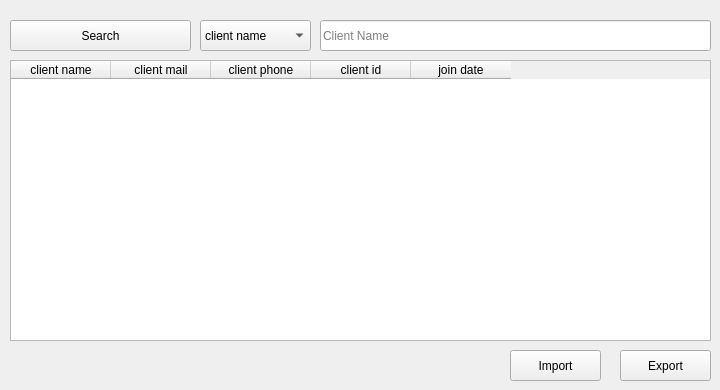
      <widget class="QWidget" name="tab_13">
       <property name="font">
        <font>
         <family>Segoe UI</family>
        </font>
       </property>
       <attribute name="title">
        <string>All Cients</string>
       </attribute>
       <widget class="QPushButton" name="pushButton_14">
        <property name="geometry">
         <rect>
          <x>10</x>
          <y>20</y>
          <width>181</width>
          <height>31</height>
         </rect>
        </property>
        <property name="font">
         <font>
          <family>Segoe UI</family>
         </font>
        </property>
        <property name="text">
         <string>Search</string>
        </property>
       </widget>
       <widget class="QLineEdit" name="lineEdit_11">
        <property name="geometry">
         <rect>
          <x>320</x>
          <y>20</y>
          <width>391</width>
          <height>31</height>
         </rect>
        </property>
        <property name="font">
         <font>
          <family>Segoe UI</family>
         </font>
        </property>
        <property name="placeholderText">
         <string>Client Name</string>
        </property>
       </widget>
       <widget class="QTableWidget" name="tableWidget_3">
        <property name="geometry">
         <rect>
          <x>10</x>
          <y>60</y>
          <width>701</width>
          <height>281</height>
         </rect>
        </property>
        <property name="font">
         <font>
          <family>Segoe UI</family>
         </font>
        </property>
        <column>
         <property name="text">
          <string>client name</string>
         </property>
         <property name="font">
          <font>
           <family>Segoe UI</family>
          </font>
         </property>
         <property name="textAlignment">
          <set>AlignCenter</set>
         </property>
        </column>
        <column>
         <property name="text">
          <string>client mail</string>
         </property>
         <property name="font">
          <font>
           <family>Segoe UI</family>
          </font>
         </property>
         <property name="textAlignment">
          <set>AlignCenter</set>
         </property>
        </column>
        <column>
         <property name="text">
          <string>client phone</string>
         </property>
         <property name="font">
          <font>
           <family>Segoe UI</family>
          </font>
         </property>
         <property name="textAlignment">
          <set>AlignCenter</set>
         </property>
        </column>
        <column>
         <property name="text">
          <string>client id</string>
         </property>
         <property name="font">
          <font>
           <family>Segoe UI</family>
          </font>
         </property>
         <property name="textAlignment">
          <set>AlignCenter</set>
         </property>
        </column>
        <column>
         <property name="text">
          <string>join date</string>
         </property>
         <property name="font">
          <font>
           <family>Segoe UI</family>
          </font>
         </property>
         <property name="textAlignment">
          <set>AlignCenter</set>
         </property>
        </column>
       </widget>
       <widget class="QComboBox" name="comboBox_12">
        <property name="geometry">
         <rect>
          <x>200</x>
          <y>20</y>
          <width>111</width>
          <height>31</height>
         </rect>
        </property>
        <property name="font">
         <font>
          <family>Segoe UI</family>
         </font>
        </property>
        <item>
         <property name="text">
          <string>client name</string>
         </property>
        </item>
        <item>
         <property name="text">
          <string>client mail</string>
         </property>
        </item>
        <item>
         <property name="text">
          <string>client phone</string>
         </property>
        </item>
        <item>
         <property name="text">
          <string>client id</string>
         </property>
        </item>
       </widget>
       <widget class="QPushButton" name="pushButton_54">
        <property name="geometry">
         <rect>
          <x>620</x>
          <y>350</y>
          <width>91</width>
          <height>31</height>
         </rect>
        </property>
        <property name="font">
         <font>
          <family>Segoe UI</family>
         </font>
        </property>
        <property name="text">
         <string>Export</string>
        </property>
       </widget>
       <widget class="QPushButton" name="pushButton_55">
        <property name="geometry">
         <rect>
          <x>510</x>
          <y>350</y>
          <width>91</width>
          <height>31</height>
         </rect>
        </property>
        <property name="font">
         <font>
          <family>Segoe UI</family>
         </font>
        </property>
        <property name="text">
         <string>Import</string>
        </property>
       </widget>
      </widget>
